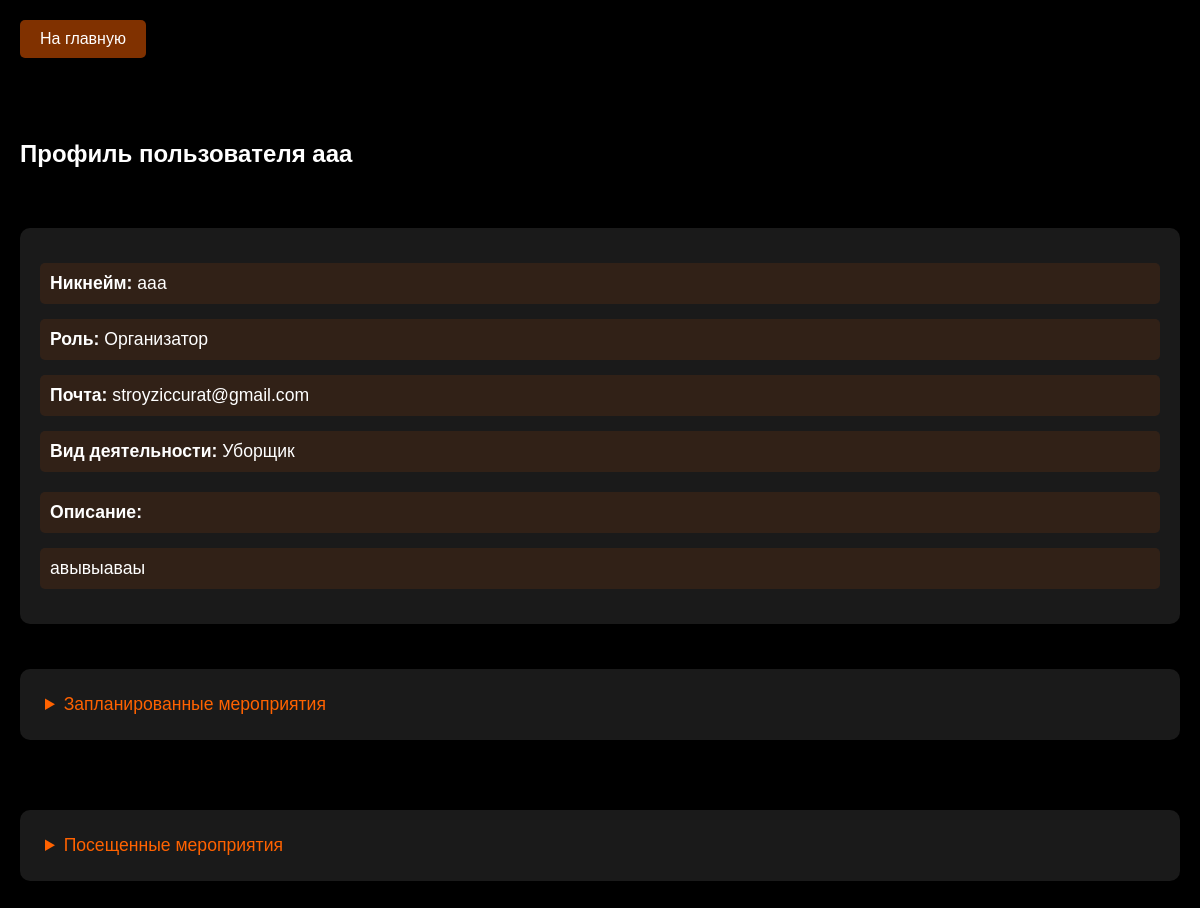
/profile/aaa (signed in), run on the app's committed database.
### app/app.py (models this page shows)
class User(db.Model):
    id = db.Column(db.Integer, primary_key=True)
    username = db.Column(db.String(50), unique=True, nullable=False)
    email = db.Column(db.String(100), unique=True, nullable=False)
    password = db.Column(db.String(100), nullable=False)
    role = db.Column(db.String(20), nullable=False, default='participant')
    email_confirmed = db.Column(db.Boolean, default=False)
    email_confirmed_on = db.Column(db.DateTime, nullable=True)
    description = db.Column(db.Text, nullable=True)
    is_private = db.Column(db.Boolean, default=False, nullable=False)
    occupation = db.Column(db.String(100), nullable=True)
    favorite_organizers = db.relationship(
        'User',
        secondary='user_organizer',
        primaryjoin='UserOrganizer.user_id == User.id',
        secondaryjoin='UserOrganizer.organizer_id == User.id',
        backref=db.backref('followers', lazy='dynamic')
    )
    favorite_tags = db.relationship(
        'Tag',
        secondary='user_tag',
        backref=db.backref('users_favorited', lazy='dynamic')
    )
    event_statuses = db.relationship(
        'UserEventStatus',
        backref=db.backref('user', lazy='joined'),
        lazy='dynamic'
    )
    @property
    def friends(self):
        sent = [f.receiver for f in self.sent_requests if f.status == 'accepted']
        received = [f.sender for f in self.received_requests if f.status == 'accepted']
        return list(set(sent + received))

### app/app.py (the view)
@app.route('/profile/<username>')
def user_profile(username):
    if 'username' not in session:
        return redirect(url_for('login'))
    viewer = User.query.filter_by(username=session['username']).first()
    user = User.query.filter_by(username=username).first_or_404()
    is_friend = user in viewer.friends
    is_own_profile = (viewer.id == user.id)
    show_events = (not user.is_private) or is_friend or is_own_profile
    planned_events = []
    attended_events = []
    if show_events:
        subquery = db.session.query(
            UserEventStatus.event_id,
            func.max(UserEventStatus.created_at).label('max_date')
        ).filter_by(user_id=user.id).group_by(UserEventStatus.event_id).subquery()
        statuses = db.session.query(UserEventStatus).join(
            subquery,
            (UserEventStatus.event_id == subquery.c.event_id) &
            (UserEventStatus.created_at == subquery.c.max_date)
        ).all()
        for status in statuses:
            event = Event.query.get(status.event_id)
            if event and event.is_active:
                if status.status == 'planned':
                    planned_events.append(event)
                elif status.status == 'attended':
                    attended_events.append(event)
    role_display = ROLE_TRANSLATIONS.get(user.role.lower(), user.role.capitalize())
    return render_template('user_profile.html',
                         user=user,
                         is_friend=is_friend,
                         username=user.username,
                         email=user.email,
                         role_display=role_display,
                         description=user.description,
                         show_events=show_events,
                         is_own_profile=is_own_profile,
                         planned_events=planned_events,
                         attended_events=attended_events)

### app/templates/user_profile.html (shortened to what this page needs)
<!DOCTYPE html>
<html>
<head>
    <link rel="stylesheet" href="{{ url_for('static', filename='styles.css') }}">
</head>
<body>
    <div class="header">
        <a href="{{ url_for('home') }}" class="menu-btn">На главную</a>
    </div>
    <div class="posts-container">
        <h2>Профиль пользователя {{ username }}</h2>
        <div class="profile-info">
            <p><strong>Никнейм:</strong> {{ username }}</p>
            <p><strong>Роль:</strong> {{ role_display }}</p>
            {% if is_friend and not user.is_private or user.role == 'organizer' %}
                <p><strong>Почта:</strong> {{ email }}</p>
                <p><strong>Вид деятельности:</strong> {{ user.occupation or 'Не указано' }}</p>
                <div class="description-section">
                    <p><strong>Описание:</strong></p>
                    <p>{{ description or "Пользователь не добавил описание" }}</p>
                </div>
            {% else %}
                <p class="warning">Вы не друзья с этим пользователем, либо пользователь имеет закрытый профиль</p>
            {% endif %}
        </div>
        {% if show_events and is_friend and not user.is_private %}
            <details class="events-section">
                <summary>Запланированные мероприятия</summary>
            </details>
            <details class="events-section">
                <summary>Посещенные мероприятия</summary>
            </details>
        {% else %}
            <p class="warning">Информация о мероприятиях недоступна</p>
        {% endif %}
    </div>
</body>
</html>

### app/static/styles.css (style rules this page uses)
body { margin: 0; padding: 0; background: #000000; color: #ffffff; font-family: Arial, sans-serif; }
.header { background: rgba(0, 0, 0, 0.8); padding: 20px; display: flex; align-items: center; justify-content: space-between; position: fixed; width: 100%; top: 0; z-index: 1000; }
.menu-btn { padding: 10px 20px; background: rgba(255, 98, 0, 0.5); border: none; color: white; cursor: pointer; border-radius: 5px; transition: background 0.3s ease; text-decoration: none; }
.posts-container { margin-top: 100px; padding: 20px; display: grid; gap: 20px; }
.profile-info { background: #1a1a1a; padding: 20px; border-radius: 10px; margin-top: 20px; }
.profile-info p { font-size: 1.1em; margin: 15px 0; padding: 10px; background: rgba(255, 98, 0, 0.1); border-radius: 5px; }
.description-section { margin-top: 20px; }
.events-section { margin: 25px 0; background: #1a1a1a; padding: 15px; border-radius: 10px; }
.events-section summary { cursor: pointer; font-size: 1.1em; color: #ff6200; padding: 10px; }

### data on the page
User: username "aaa", email "stroyziccurat@gmail.com", occupation "Уборщик", description "авывыаваы"

### other printed values
{{ role_display }} "Организатор"
